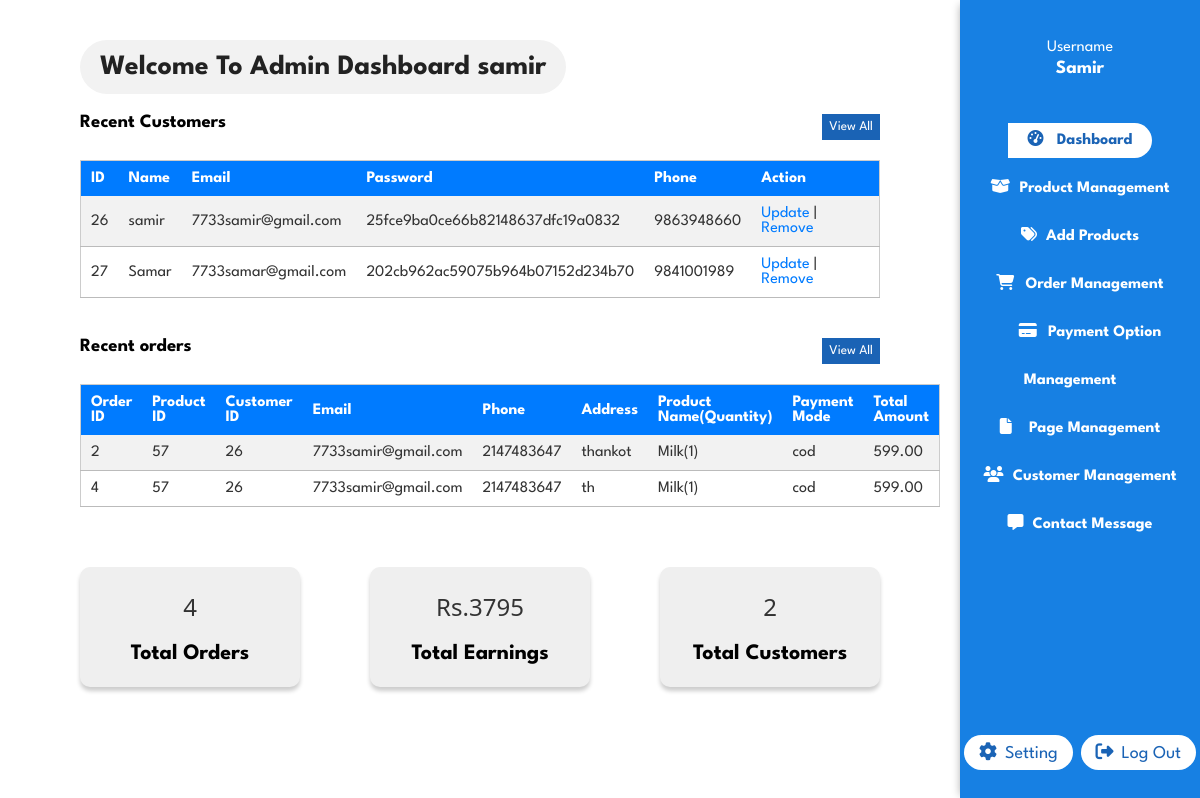
The app's page /admin/admin.php (signed in) with its own data.
### tables this page shows
CREATE TABLE `users_table` (
  `id` int(11) NOT NULL,
  `name` varchar(50) NOT NULL,
  `email` varchar(100) NOT NULL,
  `password` varchar(50) NOT NULL,
  `phone` bigint(20) NOT NULL
);

CREATE TABLE `form` (
  `id` int(11) NOT NULL,
  `name` varchar(60) NOT NULL,
  `email` varchar(50) NOT NULL,
  `password` varchar(50) NOT NULL,
  `phone` bigint(11) NOT NULL
);

CREATE TABLE `orders` (
  `order_id` int(11) NOT NULL,
  `product_id` int(11) DEFAULT NULL,
  `customer_id` int(11) NOT NULL,
  `username` varchar(50) NOT NULL,
  `email` varchar(50) NOT NULL,
  `phone` bigint(15) NOT NULL,
  `address` varchar(100) NOT NULL,
  `payment_mode` varchar(50) NOT NULL,
  `products` varchar(500) NOT NULL,
  `paid_amount` float(10,2) NOT NULL
);

### admin/admin.php (the view, shortened to what this page needs)
<?php
include '../dbconnect.php';
if(isset($_SESSION['user_id'])) {
    $user_id = $_SESSION['user_id'];
    $admin_query = mysqli_query($conn, "SELECT * FROM users_table WHERE id = '$user_id'");
    $adminData = mysqli_fetch_assoc($admin_query);
    $select = mysqli_query($conn, "SELECT * FROM `form` LIMIT 2") or die('query failed');
    $customer = mysqli_query($conn, "SELECT * FROM `form`") or die('query failed');
} else {
    echo "User ID is not set";
    header('location: admin_login.php');
}
?>
<!DOCTYPE html>
<html lang="en">
<head>
    <link rel="stylesheet" href="../css/styles.css">
    <link rel="stylesheet" href="../css/admin.css">
    <link rel="stylesheet" href="../css/customer.css">
</head>
<body>
    <section id="dashboard">
        <div class="left-dash-sec section-p1">
            <h2>Welcome To Admin Dashboard <?php echo $adminData['name']?></h2>
            <div class="recent-order section-m1">
                <div class="order-head">
                    <h3>Recent Customers</h3>
                    <button onclick="window.location.href='manageCustomer.php'">View All</button>
                </div>
                <div class="container">
                    <table class="user-table">
                        <tr>
                            <th>ID</th>
                            <th>Name</th>
                            <th>Email</th>
                            <th>Password</th>
                            <th>Phone</th>
                            <th>Action</th>
                        </tr>
                        <?php
                        while ($row = mysqli_fetch_assoc($select)) {
                            echo '<tr>';
                            echo '<td>' . $row['id'] . '</td>';
                            echo '<td>' . $row['name'] . '</td>';
                            echo '<td>' . $row['email'] . '</td>';
                            echo '<td>' . $row['password'] . '</td>';
                            echo '<td>' . $row['phone'] . '</td>';
                            echo '<td><a href="../updateCustomer.php?id=' . $row['id'] . '">Update</a> | <a href="deleteCustomer.php?id=' . $row['id'] . '">Remove</a></td>';
                            echo '</tr>';
                        }
                    ?>
                    </table>
                </div>
            </div>
            <div class="recent-order">
                <div class="order-head">
                    <h3>Recent orders</h3>
                    <button onclick="window.location.href='orders.php'">View All</button>
                </div>
                <div class="container">
                    <table class="user-table">
                        <tr>
                            <th>Order ID</th>
                            <th>Product ID</th>
                            <th>Customer ID</th>
                            <th>Email</th>
                            <th>Phone</th>
                            <th>Address</th>
                            <th>Product Name(Quantity)</th>
                            <th>Payment Mode</th>
                            <th>Total Amount</th>
                        </tr>
                        <?php
                        $sql = "SELECT * FROM orders LIMIT 2";
                        $result = mysqli_query($conn, $sql);
                        $orders = mysqli_query($conn, "SELECT * FROM orders") or die('query failed');
                        if (mysqli_num_rows($result) > 0 ) {
                            while ($row = mysqli_fetch_assoc($result)) {
                                $orderID = $row['order_id'];
                                $productID = $row['product_id'];
                                $customerID = $row['customer_id'];
                                $email = $row['email'];
                                $phone = $row['phone'];
                                $address = $row['address'];
                                $products = $row['products'];
                                $payment_mode = $row['payment_mode'];
                                $totalAmount = $row['paid_amount'];
                                echo '<tr>';
                                echo '<td>' . $orderID . '</td>';
                                echo '<td>' . $productID . '</td>';
                                echo '<td>' . $customerID . '</td>';
                                echo '<td>' . $email . '</td>';
                                echo '<td>' . $phone . '</td>';
                                echo '<td>' . $address . '</td>';
                                echo '<td>' . $products . '</td>';
                                echo '<td>' . $payment_mode . '</td>';
                                echo '<td>' . $totalAmount . '</td>';
                                echo '</tr>';
                            }
                        } else {
                            echo '<tr><td colspan="4">No orders found.</td></tr>';
                        }
                        ?>
                    </table>
                </div>
            </div>
            <div class="total-details-con">
                <div class="total-details">
                    <?php $totalOrders= mysqli_num_rows($orders);?>
                    <p><?php echo $totalOrders;?></p>
                    <h3>Total Orders</h3>
                </div>
                <div class="total-details">
                <?php
                    $totalEarnings = 0;
                    $totalEarn = mysqli_query($conn, "SELECT paid_amount FROM orders") or die('query failed');
                    while ($row = mysqli_fetch_assoc($totalEarn)) {
                        $totalEarnings += $row['paid_amount'];
                    }
                ?>
                    <p>Rs.<?php echo $totalEarnings;?></p>
                    <h3>Total Earnings</h3>
                </div>
                <div class="total-details">
                    <?php $totalCustomers= mysqli_num_rows($customer);?>
                    <p><?php echo $totalCustomers;?></p>
                    <h3>Total Customers</h3>
                </div>
            </div>
        </div>
        <div class="right-dash-sec">
            <div class="sidebar">
                <div class='name'>
                    <span>Username</span>
                    <h3><?php echo $_SESSION['admin_name']; ?></h3>
                </div>
                <nav>
                    <ul>
                        <li><a class="active" href="admin.php"><i class="fas fa-tachometer-alt"></i> Dashboard</a></li>
                        <li><a href="manageProducts.php"><i class="fas fa-box-open"></i> Product Management</a></li>
                        <li><a href="addProduct.php"><i class="fas fa-tags"></i>Add Products</a></li>
                        <li><a href="orders.php"><i class="fas fa-shopping-cart"></i> Order Management</a></li>
                        <li><a href="#"><i class="fas fa-credit-card"></i> Payment Option Management</a></li>
                        <li><a href="#"><i class="fas fa-file"></i> Page Management</a></li>
                        <li><a href="manageCustomer.php"><i class="fas fa-users"></i> Customer Management</a></li>
                        <li><a href="../contact/contactdata.php"><i class="fas fa-message"></i>Contact Message</a></li>
                    </ul>
                </nav>
                <div class="setting">
                    <a><i class="fa-solid fa-gear"></i>Setting</a>
                    <a href="adminLogout.php"><i class="fa-solid fa-right-from-bracket"></i>Log Out</a>
                </div>
            </div>
        </div>
    </section>
</body>
</html>

### css/styles.css (style rules this page uses)
* { margin: 0; padding: 0; box-sizing: border-box; font-family: 'League Spartan', sans-serif; }
h2 { font-size: 46px; line-height: 54px; color: #222; }
p { font-size: 16px; color: #5f5f5f; margin: 15px 0 20px 0; font-family: 'Segoe UI', Tahoma, Geneva, Verdana, sans-serif; }
.section-p1 { padding: 40px 80px; }
.section-m1 { margin: 40px 0; }
body { width: 100%; }
.front h4, h2, p { padding-bottom: 15px; }
#cart th, td { padding: 10px; border-bottom: 1px solid #bbbbbb; color: #333; }
#dashboard { display: flex; justify-content: space-between; width: 100%; }
.left-dash-sec { width: 80%; }
.right-dash-sec { width: 20%; box-shadow: -5px 0px 8px -5px rgba(0,0,0,0.3) ; position: fixed; top: 0; right: 0; }
.left-dash-sec h2 { font-size: 28px; background: #f2f2f2; display: inline-block; padding: 0 20px; border-radius: 50px; }
.sidebar { background-color: #1780e3; height: 100vh; color: #fff; padding-top: 40px; position: relative; display: flex; flex-direction: column; box-shadow: 4px 0px 4px rgba(0, 0, 0, 0.1); text-align: center; }
.sidebar nav { display: flex; flex-direction: column; }
.sidebar nav ul { margin-top: 40px; list-style: none; }
.sidebar nav li a { text-decoration: none; color: #fff; font-size: 16px; padding: 0 20px; line-height: 3; font-weight: 700; transition: 0.3s; }
.sidebar nav a.active, .sidebar nav a:hover { background-color: white; border-radius: 50px; color: #1a63b5; padding: 10px 20px; white-space: nowrap; border-top-left-radius: 0; border-bottom-left-radius: 0; }
.sidebar nav li a i { margin-right: 15px; max-width: 10px; }
.name { text-align: center; }
.name h3 { margin-top: 5px; text-transform: capitalize; }
.setting { display: flex; justify-content: space-around; margin-top: auto; align-items: center; margin-bottom: 30px; }
.setting a { color: #1a63b5; font-size: 18px; background-color: #ffffff; border-radius: 50px; border: none; outline: none; cursor: pointer; padding: 8px 15px; text-decoration: none; }
.setting a i { margin-right: 8px; }
.recent-order { margin-top: 20px; }
.recent-order .order-head { display: flex; justify-content: space-between; margin: 20px 0; }
.order-head button { padding: 7px; background-color: #1a63b5; color: #fff; border: none; }

### css/admin.css (style rules this page uses)
.mng-pro th, td { padding: 10px; border-bottom: 1px solid #bbbbbb; }
.user-table { width: 100%; border-collapse: collapse; background-color: #fff; border: 1px solid #ccc; }
.user-table th, .user-table td { padding: 10px; text-align: left; }
.user-table th { background-color: #007bff; color: #fff; }
.user-table tr:nth-child(even) { background-color: #f2f2f2; }
.user-table a { color: #007bff; text-decoration: none; }
.total-details-con { display: flex; justify-content: space-between; }
.total-details { display: flex; flex-direction: column; justify-content: space-around; background-color: #efefef; padding: 20px; border-radius: 10px; box-shadow: 0 4px 4px rgba(0, 0, 0, 0.2); text-align: center; width: 220px; height: 120px; margin-top: 60px; }
.total-details p { font-size: 24px; margin: 0; color: #333; }
.total-details h3 { font-size: 22px; margin: 0; }

### css/customer.css (style rules this page uses)
* { margin:0; padding:0; box-sizing: border-box; font-family: 'League Spartan', sans-serif; }

### records on screen
users_table: name "samir"
form: id "26", name "samir", email "7733samir@gmail.com", password "25fce9ba0ce66b82148637dfc19a0832", phone "9863948660"
form: id "27", name "Samar", email "7733samar@gmail.com", password "202cb962ac59075b964b07152d234b70", phone "9841001989"
orders: order_id "2", product "57", customer "26", email "7733samir@gmail.com", phone "2147483647", address "thankot", products "Milk(1)", payment_mode "cod", paid_amount "599.00"
orders: order_id "4", product "57", customer "26", email "7733samir@gmail.com", phone "2147483647", address "th", products "Milk(1)", payment_mode "cod", paid_amount "599.00"

### other values on screen
$totalOrders "4"
$totalEarnings "3795"
$totalCustomers "2"
$_SESSION['admin_name'] "Samir"
